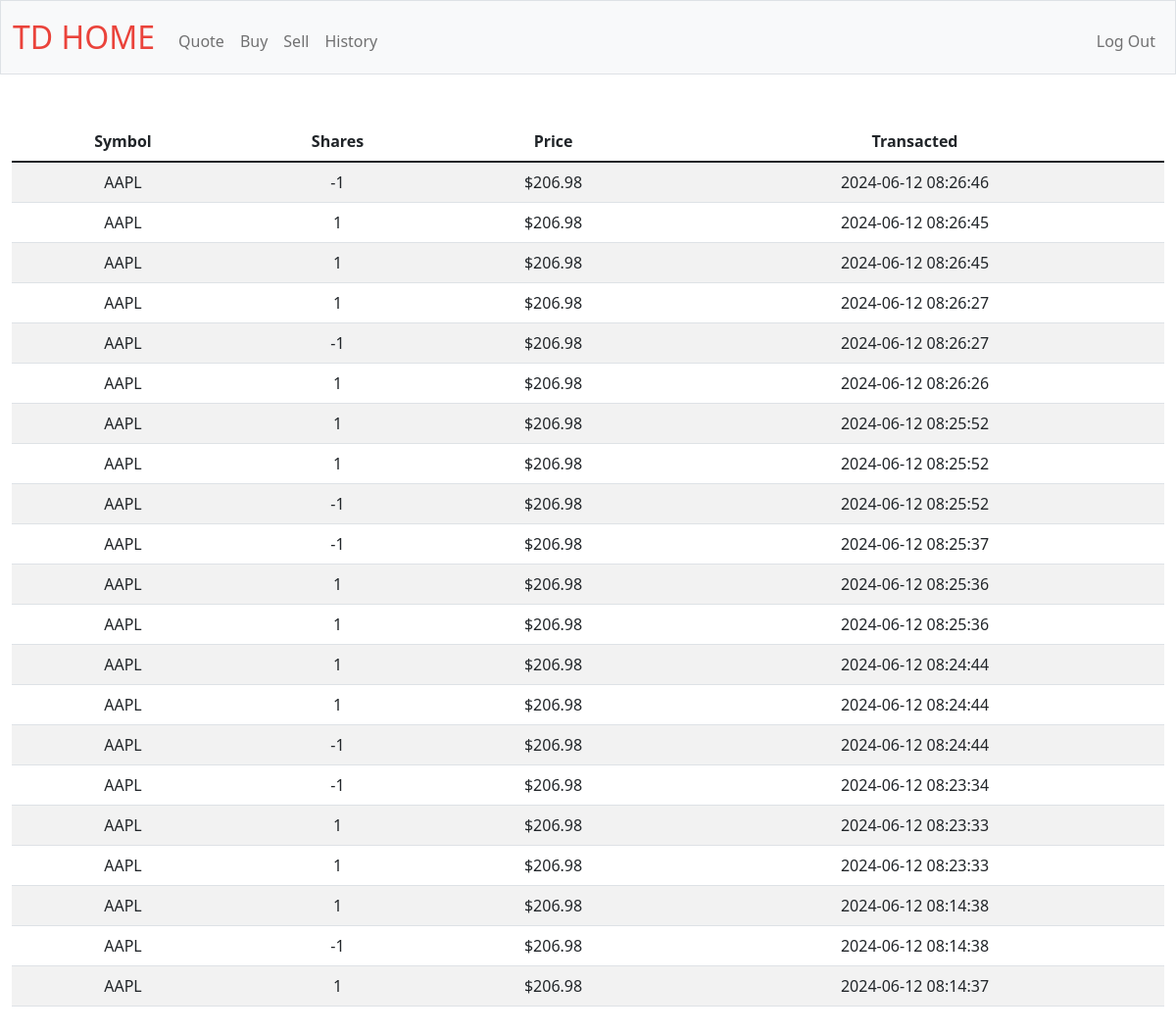
Screenshot of /history (signed in) with the database file from the repository.
### tables this page shows
CREATE TABLE history (user_id INTEGER NOT NULL, symbol TEXT NOT NULL, shares INTEGER NOT NULL, transacted DATETIME DEFAULT CURRENT_TIMESTAMP, price NUMERIC NOT NULL);

### app/__init__.py (the view)
@app.route("/history")
@login_required
def history():
    rows = db.execute("SELECT * FROM history WHERE user_id = :user_id ORDER BY transacted DESC", user_id=session["user_id"])
    return render_template("history.html", rows=rows)

### app/__init__.py (called while the page is built)
@app.after_request
def after_request(response):
    response.headers["Cache-Control"] = "no-cache, no-store, must-revalidate"
    response.headers["Expires"] = 0
    response.headers["Pragma"] = "no-cache"
    return response

### app/helpers.py (called while the page is built)
def login_required(f):
    @wraps(f)
    def decorated_function(*args, **kwargs):
        if session.get("user_id") is None:
            return redirect("/login")
        return f(*args, **kwargs)
    return decorated_function

### app/templates/history.html (shortened to what this page needs)
{% extends "layout.html" %}
{% block main %}
    <table class="table table-striped">
        <thead>
            <tr>
                <th scope="col">Symbol</th>
                <th scope="col">Shares</th>
                <th scope="col">Price</th>
                <th scope="col">Transacted</th>
            </tr>
        </thead>
        <tbody>
            {% for row in rows %}
                <tr>
                    <td>{{row['symbol']}}</td>
                    <td>{{row['shares']}}</td>
                    <td>{{row['price']}}</td>
                    <td>{{row['transacted']}}</td>
                </tr>
            {% endfor %}
        </tbody>
    </table>
{% endblock %}

### app/templates/layout.html (shortened to what this page needs)
<!DOCTYPE html>
<html lang="en">
    <head>
        <link href="https://cdn.jsdelivr.net/npm/bootstrap@5.1.3/dist/css/bootstrap.min.css" rel="stylesheet">
        <link href="/static/styles.css" rel="stylesheet">
    </head>
    <body>
        <nav class="bg-light border navbar navbar-expand-md navbar-light">
            <div class="container-fluid">
                <a class="navbar-brand" href="/"><span class="red">TD HOME</span></a>
                <div class="collapse navbar-collapse" id="navbar">
                    {% if session["user_id"] %}
                        <ul class="navbar-nav me-auto mt-2">
                            <li class="nav-item"><a class="nav-link" href="/quote">Quote</a></li>
                            <li class="nav-item"><a class="nav-link" href="/buy">Buy</a></li>
                            <li class="nav-item"><a class="nav-link" href="/sell">Sell</a></li>
                            <li class="nav-item"><a class="nav-link" href="/history">History</a></li>
                        </ul>
                        <ul class="navbar-nav ms-auto mt-2">
                            <li class="nav-item"><a class="nav-link" href="/logout">Log Out</a></li>
                        </ul>
                    {% else %}
                        <ul class="navbar-nav ms-auto mt-2">
                            <li class="nav-item"><a class="nav-link" href="/register">Register</a></li>
                            <li class="nav-item"><a class="nav-link" href="/login">Log In</a></li>
                        </ul>
                    {% endif %}
                </div>
            </div>
        </nav>
        <main class="container-fluid py-5 text-center">
            {% block main %}{% endblock %}
        </main>
    </body>
</html>

### app/static/styles.css (style rules this page uses)
nav .navbar-brand { font-size: xx-large; }
nav .navbar-brand .red { color: #ea433b; }

### rows the page displays
history: symbol "AAPL", shares "-1", price "$206.98", transacted "2024-06-12 08:26:46"
history: symbol "AAPL", shares "1", price "$206.98", transacted "2024-06-12 08:26:45"
history: symbol "AAPL", shares "1", price "$206.98", transacted "2024-06-12 08:26:45"
history: symbol "AAPL", shares "1", price "$206.98", transacted "2024-06-12 08:26:27"
history: symbol "AAPL", shares "-1", price "$206.98", transacted "2024-06-12 08:26:27"
history: symbol "AAPL", shares "1", price "$206.98", transacted "2024-06-12 08:26:26"
history: symbol "AAPL", shares "1", price "$206.98", transacted "2024-06-12 08:25:52"
history: symbol "AAPL", shares "1", price "$206.98", transacted "2024-06-12 08:25:52"
history: symbol "AAPL", shares "-1", price "$206.98", transacted "2024-06-12 08:25:52"
history: symbol "AAPL", shares "-1", price "$206.98", transacted "2024-06-12 08:25:37"
history: symbol "AAPL", shares "1", price "$206.98", transacted "2024-06-12 08:25:36"
history: symbol "AAPL", shares "1", price "$206.98", transacted "2024-06-12 08:25:36"
history: symbol "AAPL", shares "1", price "$206.98", transacted "2024-06-12 08:24:44"
history: symbol "AAPL", shares "1", price "$206.98", transacted "2024-06-12 08:24:44"
history: symbol "AAPL", shares "-1", price "$206.98", transacted "2024-06-12 08:24:44"
history: symbol "AAPL", shares "-1", price "$206.98", transacted "2024-06-12 08:23:34"
history: symbol "AAPL", shares "1", price "$206.98", transacted "2024-06-12 08:23:33"
history: symbol "AAPL", shares "1", price "$206.98", transacted "2024-06-12 08:23:33"
history: symbol "AAPL", shares "1", price "$206.98", transacted "2024-06-12 08:14:38"
history: symbol "AAPL", shares "-1", price "$206.98", transacted "2024-06-12 08:14:38"
history: symbol "AAPL", shares "1", price "$206.98", transacted "2024-06-12 08:14:37"
